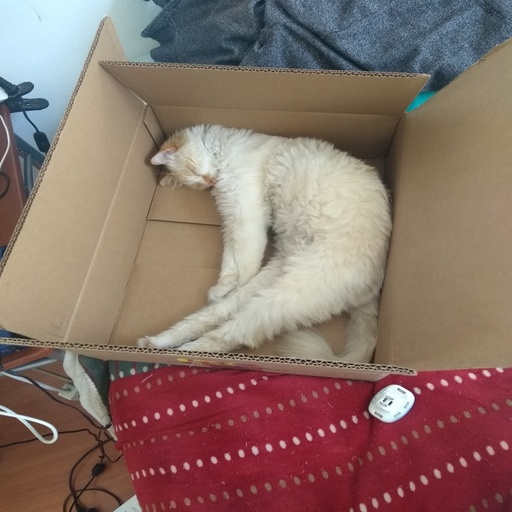
#> input picture img/img_512.jpg, 512 x 512 px
$ python rgb.py
#> lines starting #> are read from the running program, lines starting #| are printed output that depends on the picture
import cv2
import numpy as np

def main():
    IMAGE_NAME = "img/img_512.jpg"

    imagen = cv2.imread(IMAGE_NAME,1)
#> imagen is the input picture: shape (512, 512, 3); mean B, G, R 105.1, 113.3, 137.8
    cv2.imshow("Original",imagen)

    (B, G, R) = cv2.split(imagen)
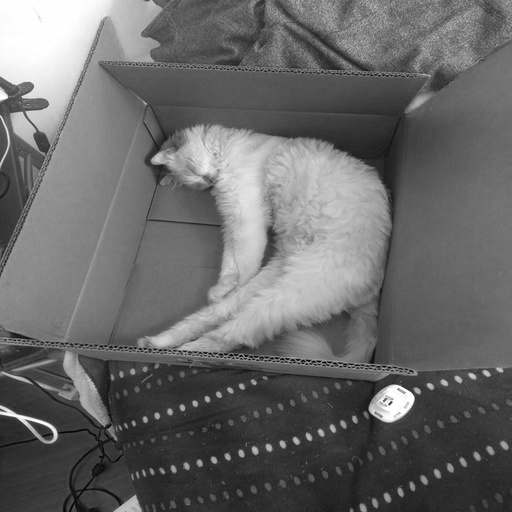
#> B: shape (512, 512); min 0, max 255, mean 105.1
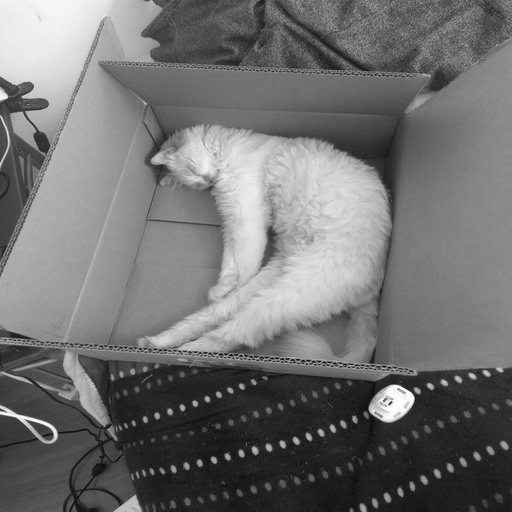
#> G: shape (512, 512); min 5, max 255, mean 113.3
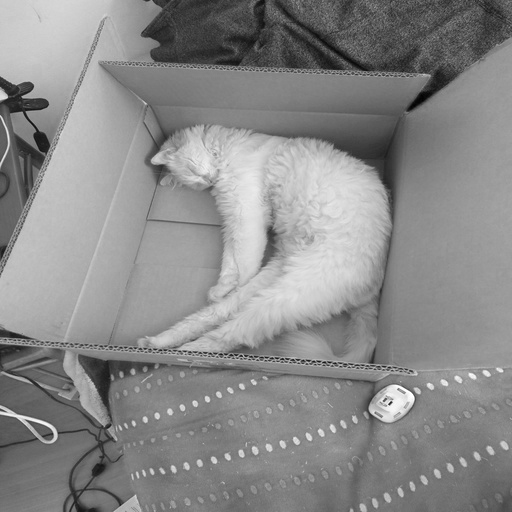
#> R: shape (512, 512); min 1, max 255, mean 137.8
    #cv2.imshow("Rojo", R)
    #cv2.imshow("Verde", G)
    #cv2.imshow("Azul", B)

    zeros = np.zeros(imagen.shape[:2], dtype ="uint8")
    cv2.imshow("Rojo", cv2.merge([zeros, zeros, R]))
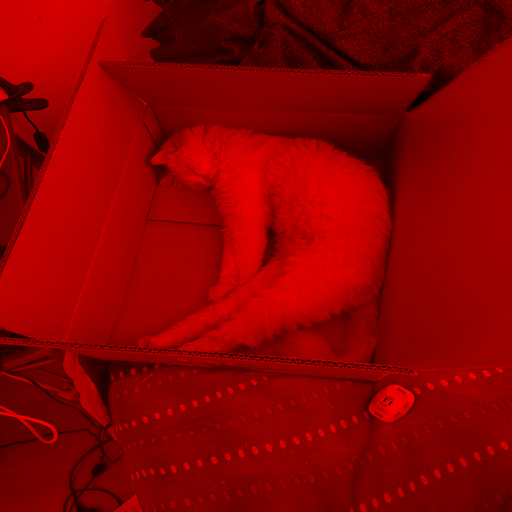
#> window 'Rojo': shape (512, 512, 3); mean B, G, R 0, 0, 137.8
    cv2.imshow("Verde", cv2.merge([zeros, G, zeros]))
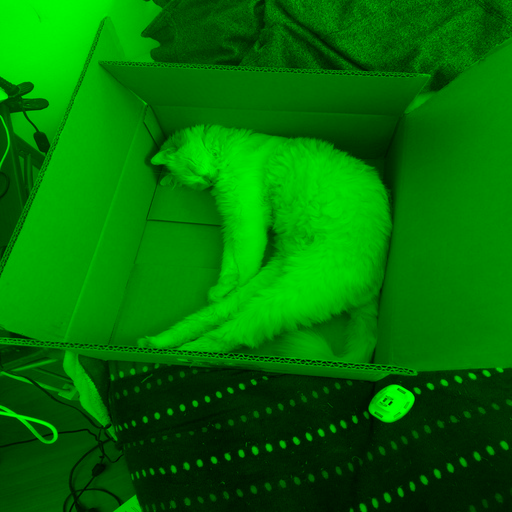
#> window 'Verde': shape (512, 512, 3); mean B, G, R 0, 113.3, 0
    cv2.imshow("Azul", cv2.merge([B, zeros, zeros]))
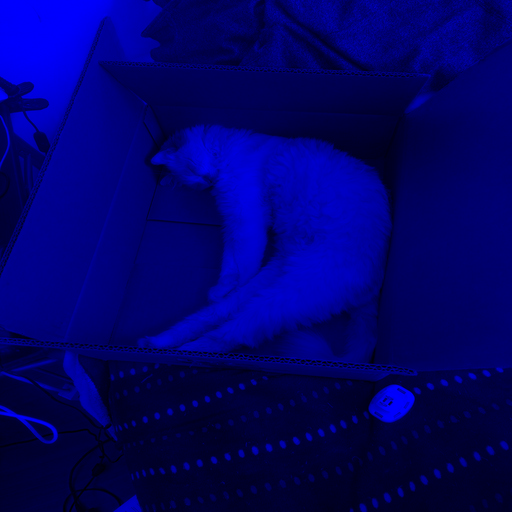
#> window 'Azul': shape (512, 512, 3); mean B, G, R 105.1, 0, 0

    #Escala de grises
    negativo(imagen)

    #Escala de Grises
    gris = cv2.cvtColor(imagen, cv2.COLOR_BGR2GRAY)
    cv2.imshow('Gris',gris)

    cv2.waitKey(0)
    cv2.destroyAllWindows()

def negativo(imagen):
    #Divides la imagen por canales
    chanel_r = imagen[:,:,2]#Canal R
    chanel_g = imagen[:,:,1]#Canal G
    chanel_b = imagen[:,:,0]#Canal B

    #Obtienes las dimenciones
    row, col = chanel_r.shape
#> row = 512; col = 512

    #Generas los canales negativos
    neg_r = np.zeros((row, col), dtype=np.uint8)
    neg_g = np.zeros((row, col), dtype=np.uint8)
    neg_b = np.zeros((row, col), dtype=np.uint8)

    #El negativo es el complemento
    for i in range(0, row):
        for j in range(0, col):
            neg_r[a, b] = 255 - chanel_r[a, b]
#> neg_r: shape (512, 512); every value is 0

    for i in range(0, row):
        for j in range(0, col):
            neg_g[a, b] = 255 - chanel_g[a, b]

    for i in range(0, row):
        for j in range(0, col):
            neg_b[a, b] = 255 - chanel_b[a, b]

    negativo = imagen
    negativo[:,:,2] = neg_r
    negativo[:,:,1] = neg_g
    negativo[:,:,0] = neg_b

    cv2.imshow('Negativo', negativo)

if __name__ == "__main__":
#> (the run stopped early here; a loop or call above may not have finished)
